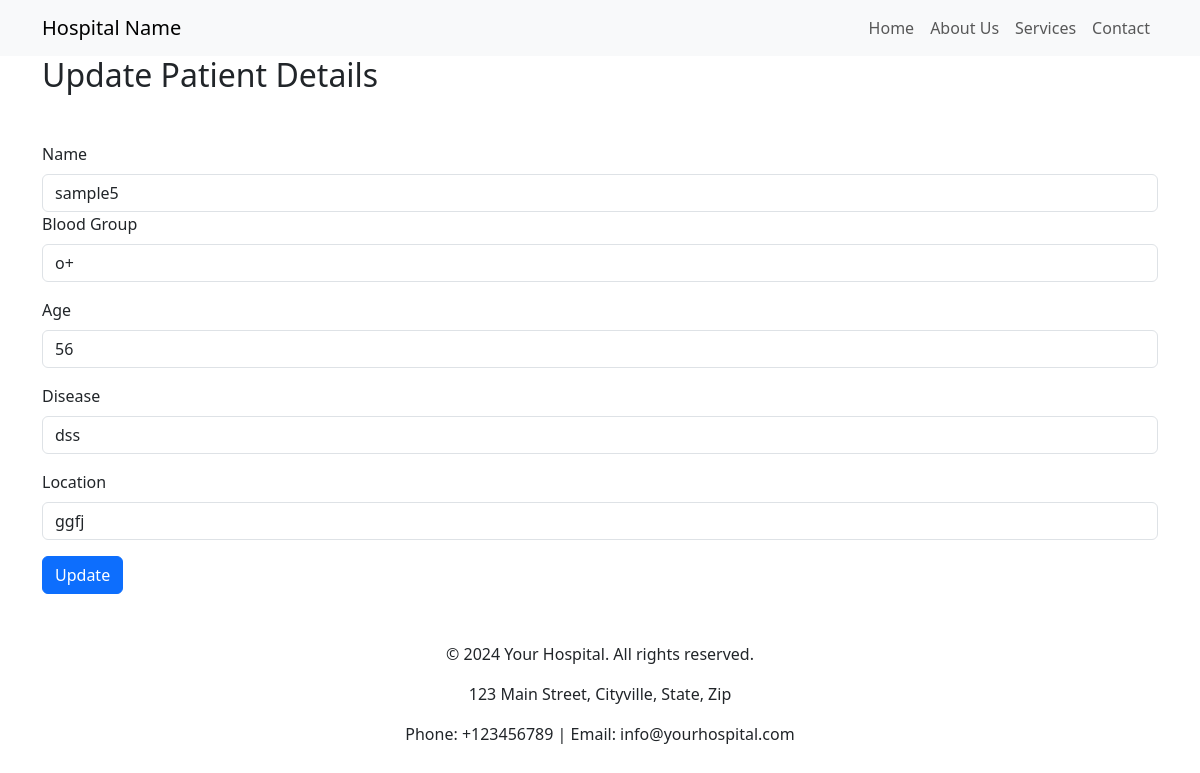
The page /patient/update/3/ on the database its author committed.
### app1/models.py (models this page shows, shortened)
class Patient(models.Model):
    Name = models.CharField(max_length=256)
    Blood_group=models.CharField(max_length=100)
    Age=models.IntegerField()
    Disease = models.CharField(max_length=256)
    Location = models.CharField(max_length=256)

### app1/views.py (the view, shortened to what this page needs)
# urls.py: path('patient/update/<int:id>/', views.update_patient, name='update_patient'),
def update_patient(request, id):
    patient = get_object_or_404(Patient, id=id)
    return render(request, "patient_form.html", {"patient": patient})

### app1/templates/patient_form.html (shortened to what this page needs)
{% extends 'base.html' %}
{% load static %}
{%block content %}
    <div class="container mb-5">
        <h2>Update Patient Details</h2>
        <form action="" method="POST">
            <div class="mt-5">
                <label for="Name" class="form-label">Name</label>
                <input type="text" class="form-control" id="Name" name="Name" value="{{ patient.Name }}" required>
            </div>
            <div class="mb-3">
                <label for="Blood_group" class="form-label">Blood Group</label>
                <input type="text" class="form-control" id="Blood_group" name="Blood_group" value="{{ patient.Blood_group }}" required>
            </div>
            <div class="mb-3">
                <label for="Age" class="form-label">Age</label>
                <input type="number" class="form-control" id="Age" name="Age" value="{{ patient.Age }}" required>
            </div>
            <div class="mb-3">
                <label for="Disease" class="form-label">Disease</label>
                <input type="text" class="form-control" id="Disease" name="Disease" value="{{ patient.Disease }}" required>
            </div>
            <div class="mb-3">
                <label for="Location" class="form-label">Location</label>
                <input type="text" class="form-control" id="Location" name="Location" value="{{ patient.Location }}" required>
            </div>
            <button type="submit" class="btn btn-primary">Update</button>
        </form>
    </div>
    {%endblock%}

### rows shown on the page
Patient: Name "sample5", Blood_group "o+", Age "56", Disease "dss", Location "ggfj"
